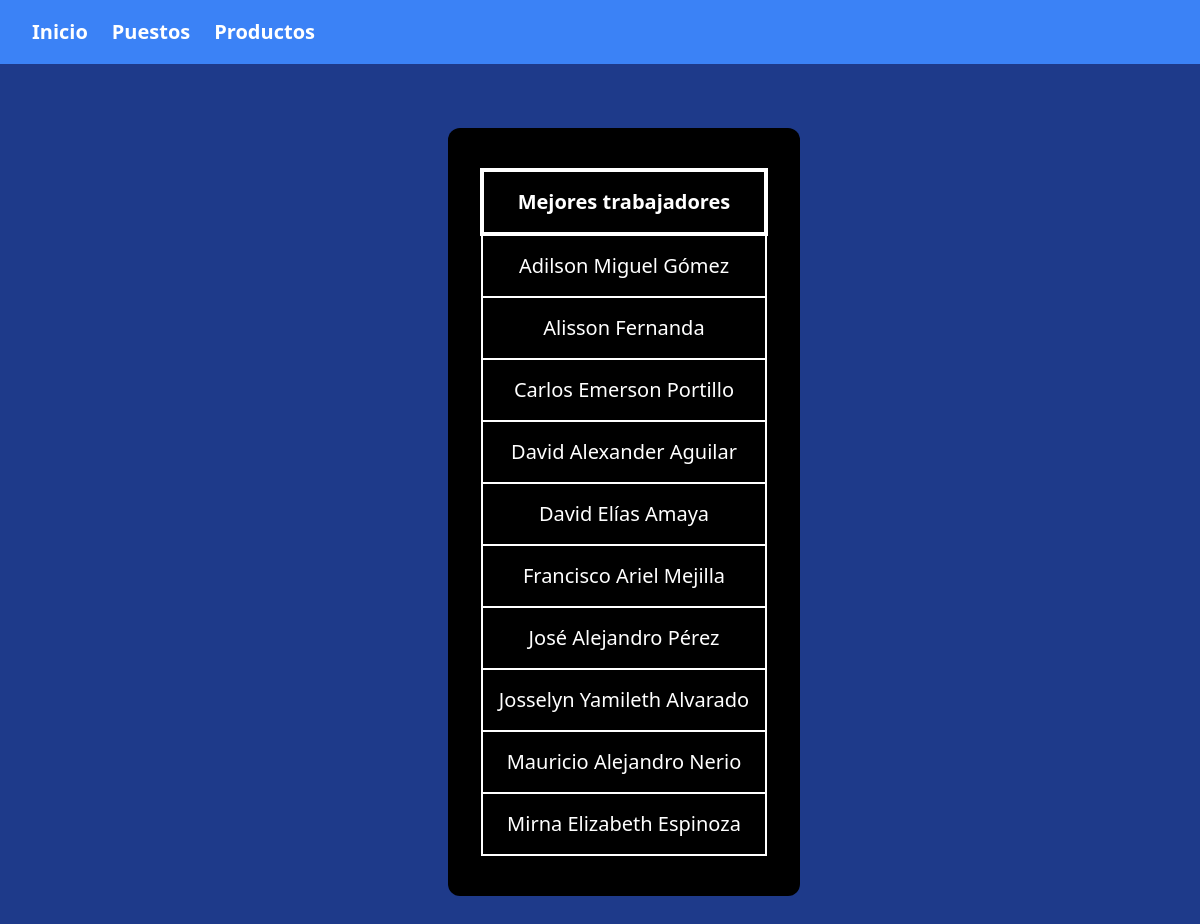
Screenshot of /vendedores.php with the database file from the repository.
### tables this page shows
CREATE TABLE IF NOT EXISTS `planilla` (
  `vendedores` varchar(155) NOT NULL,
  `puesto` varchar(155) DEFAULT NULL,
  `producto` varchar(155) DEFAULT NULL,
  PRIMARY KEY (`vendedores`)
);

### Controller/controlador_vendedores.php (called while the page is built)
<?php
    require('Model/conexion.php');
    $con = new Conexion();
    $vendedores = $con->getVendedores();
    require('Views/vista_vendedores.php');
?>

### Model/conexion.php (called while the page is built, shortened)
<?php
    class Conexion{
        private $con;
        public function __construct(){
            $this->con = new mysqli('localhost', 'root', '', 'ferreteriafc');
        }
        public function getVendedores(){
            $query = $this->con->query('SELECT vendedores FROM planilla');
            $retorno = [];
            $i = 0;
            while($fila = $query->fetch_assoc()){
                $retorno[$i]  = $fila;
                $i++;
            }
            return $retorno;
        }
    }
?>

### Views/vista_vendedores.php (the view, shortened to what this page needs)
<!DOCTYPE html>
<html lang="en">
<head>
    <script src="https://cdn.tailwindcss.com"></script>
</head>
<body class="bg-blue-900">
    <nav class="flex h-25 space-x-6 h-16 bg-blue-500 items-center text-xl pl-8 text-white font-bold">
        <a class="transition-all hover:shadow-2xl hover:scale-125" href="index">Inicio</a>
        <a class="transition-all hover:shadow-2xl hover:scale-125" href="puestos">Puestos</a>
        <a class="transition-all hover:shadow-2xl hover:scale-125" href="productos">Productos</a>
    </nav>
    <div class="flex w-full h-full justify-center items-center my-16">
        <div class="h-fit px-8 py-10 flex flex-col justify-around rounded-xl ml-12 bg-black">
            <table class="table-fixed text-xl text-white text-center">
            <thead>
                <tr>
                    <th class="border-4 border-white p-4">Mejores trabajadores</th>
                </tr>
            </thead>
            <tbody>
                <?php
                    foreach($vendedores as $vendedor){
                        echo "<tr>";
                        echo "<td class=\"border-2 border-white p-4\">".$vendedor['vendedores']."</td>";
                        echo "</tr>";
                    }
                ?>
            </tbody>
            </table>
        </div>
    </div>
</body>
</html>

### rows the page displays
planilla: vendedores "Adilson Miguel Gómez"
planilla: vendedores "Alisson Fernanda"
planilla: vendedores "Carlos Emerson Portillo"
planilla: vendedores "David Alexander Aguilar"
planilla: vendedores "David Elías Amaya"
planilla: vendedores "Francisco Ariel Mejilla"
planilla: vendedores "José Alejandro Pérez"
planilla: vendedores "Josselyn Yamileth Alvarado"
planilla: vendedores "Mauricio Alejandro Nerio"
planilla: vendedores "Mirna Elizabeth Espinoza"
